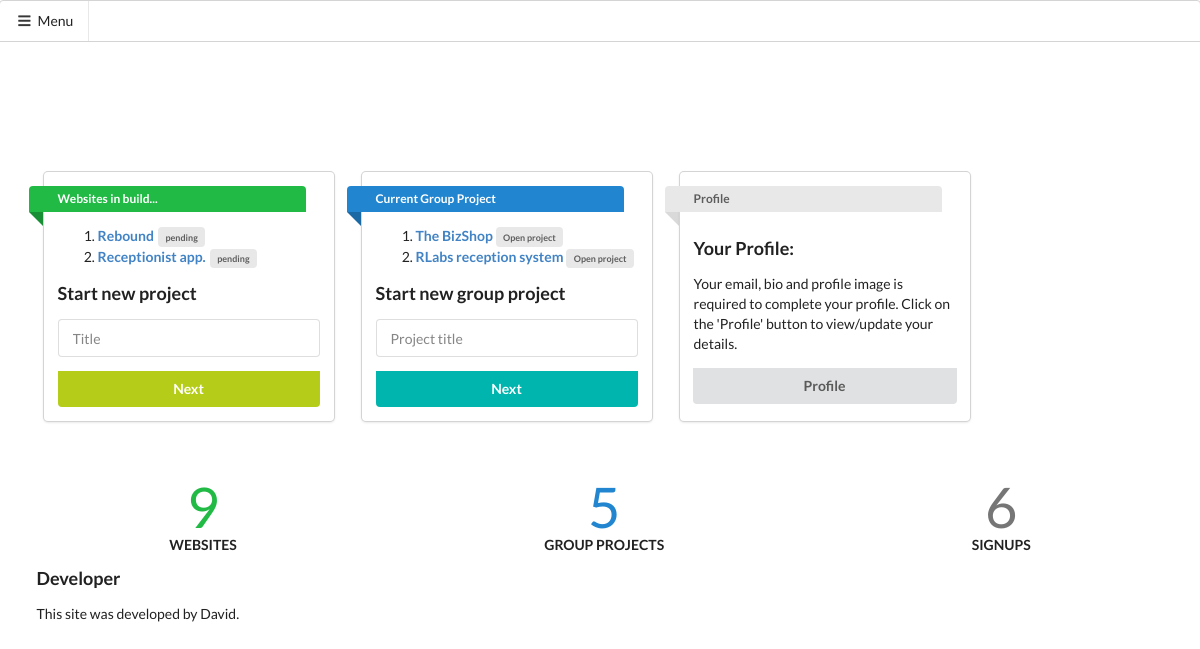
The page /home/ (signed in) on the database as committed earlier.
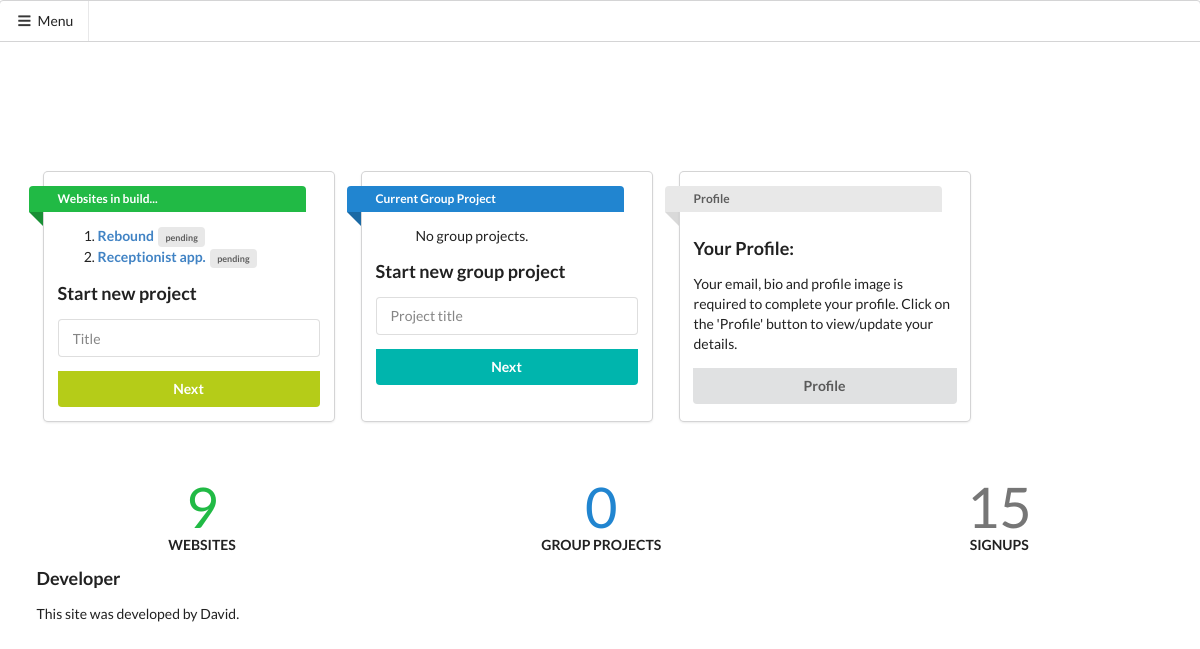
The same page on the database as committed later.
### dev_site01/models.py (models this page shows, shortened)
class Projects(models.Model):
	start_date = models.DateField()
	end_date = models.DateTimeField(blank=True,null=True)
	duration = models.CharField(max_length=50,null=True,blank=True)
	title = models.CharField(max_length=100)
	user = models.ForeignKey(User,on_delete=models.CASCADE)
	activities = models.ManyToManyField('List',blank=True)
	project_url = models.URLField(blank=True,null=True)
	complete = models.BooleanField(default=False)
	website_owner = models.CharField(max_length=70,null=True,blank=True)
	outstanding_requirements = models.CharField(max_length=200,null=True,blank=True)
	challenges = models.TextField(max_length=500,null=True,blank=True)

class Group_project(models.Model):
	project_title = models.CharField(max_length=90)
	lead = models.ForeignKey(User,on_delete=models.CASCADE,related_name="lead_of_project",null=True)
	collaborators = models.ManyToManyField('Collaborators',blank=True,
		related_name="collaborator_working_on_group_project")
	task = models.ManyToManyField('Task',blank=True,related_name="task_related_to_project")
	add_collaborator = models.CharField(max_length=80,null=True,blank=True)
	status = models.BooleanField(default=False)

### dev_site01/views.py (the view, shortened to what this page needs)
# urls.py: path('home/', views.project_home,name="project_home"),
def project_home(request):
	project = Group_project.objects.filter(lead=request.user)[0:2]
	projects = Projects.objects.filter(user=request.user,project_url=None).order_by('-id')[0:2]
	users  = User.objects.all().count()
	sites	= Projects.objects.all().count()
	groups = Group_project.objects.all().count()
	context = {
		"projects":projects,
		"project":project,
		"users":users,
		"sites":sites,
		"groups":groups,
		"form":ProjectForm(),
		"forms": Group_projectForm(),
	}
	form = ProjectForm(request.POST)
	if request.method == 'POST':
		forms = Group_projectForm(request.POST)
		if forms.is_valid():
			name = forms.save(commit=False)
			name.lead = request.user
			name.save()
			return redirect('user_select',id=name.id)
	else:
		return render(request,'project.html',context)

### dev_site01/forms.py
class ProjectForm(forms.ModelForm):
	class Meta():
		model = Projects
		fields = ('title',)

class Group_projectForm(forms.ModelForm):
	class Meta():
		model = Group_project
		fields = ('project_title',)

### dev_site01/templates/project.html (shortened to what this page needs)
{% extends 'base.html' %}
 {%block body%}
{% load bootstrap4 %}
<div class="ui container">
<section>
  <center><h1 class="text-center" style="margin-top: 1em;color: black;font-size: 58px;" id="title"> </h1></center>
</section>
<div class="row ui container" style="margin: 2em auto;">
<div class="col-md-5" style="margin: 4em auto;">
<div class="ui cards" >
<div class="card" style="padding: 1em;" >
  <a class="ui green ribbon label" data-title="Personal Projects:" data-content="Start and manage your own personal projects. Create short project goals and tick them off as you complete your website. Once the website is complete it will be added to your profile along with the url. Fill in the form on the left and off you go!" data-variation="wide">Websites in build...</a>
<ol>
  {% for p in projects %}
  <li ><p><a href="{% url 'activity' id=p.id %}" style="font-weight: 600;" class="text-capitalize text-monospace text-muted"> {{p.title}} <a class="ui label mini">pending</a></p></li>
  {% empty %}
   <p class="text-muted"> No projects pending.</p>
  {%endfor%}
</ol>
<form action="" method="post" class="ui form">
  <h3 class="text-center">Start new project</h3>
    <div class="field">
    <div class="ui input focus">
      <input type="text" name="title" maxlength="100" placeholder="Title" title="" required="" id="id_title">
    </div>
  </div>
    <button class="ui fluid olive button submit" style="border-top-left-radius: 0em!important;border-top-right-radius: 0em!important;">Next</button>
</form>
</div>
<div class="card" style="padding: 1em;" >
   <a class="ui blue ribbon label" data-title="Group projects:" data-content="Group projects are to help manage your team when working on a large or important project. Once you create a group project you can add your team members as collaborators and assign each team memeber to a specific task. Also once the task is complete it will be visible on the group project. Start by filling in the form on the right!" data-variation="wide">Current Group Project </a>
<ol>
  {% for pro in project %}
  <li><p><a href="{% url 'group-project' id=pro.id %}" style="font-weight: 600;" class="text-capitalize text-monospace text-muted"> {{pro.project_title}} <span class="ui label mini ">Open project</span></a></p></li>
  {% empty %}
   <p class="text-muted"> No group projects.</p>
  {%endfor%}
</ol>
<form action="" method="post" class="ui form">
  <h3 class="text-center">Start new group project</h3>
    <div class="field">
        <div class="ui input focus">
          <input type="text" name="project_title" maxlength="90" class="form-control" placeholder="Project title" title="" required="" id="id_project_title">
        </div>
    </div>
    <button type="submit" class="ui fluid teal button" style="border-top-left-radius: 0em!important;border-top-right-radius: 0em!important;">Next</button>
</form>
</div>
<div class="card" style="padding: 1em;">
   <a class="ui white ribbon label">Profile </a>
<h3>Your Profile:</h3>
<p>Your email, bio and profile image is required to complete your profile. Click on the 'Profile' button to view/update your details. </p>
  <a href="{% url 'profile' %}" class="ui button"> Profile</a>
</div>
</div>
</div>
<div class="ui statistics" >
  <div class="statistic green" style="margin:auto;">
    <div class="value ">
      {{sites}}
    </div>
    <div class="label">
      websites
    </div>
  </div>
  <div class="statistic blue" style="margin:auto;">
    <div class="value ">
      {{groups}}
    </div>
    <div class="label">
      Group Projects
    </div>
  </div>
  <div class="statistic grey" style="margin:auto;">
    <div class="value ">
      {{users}}
    </div>
    <div class="label">
      Signups
    </div>
  </div>
</div>
<h3>Developer</h3>
<p>This site was developed by David.</p>
</div>
</div>
</div>
    {%endblock%}

### dev_site01/templates/base.html (shortened to what this page needs)
<!doctype html>
<html lang="en">
  <head>
    <link rel="stylesheet" type="text/css" href="https://cdnjs.cloudflare.com/ajax/libs/semantic-ui/2.4.1/semantic.min.css">
    <link rel="stylesheet" href="https://use.fontawesome.com/releases/v5.8.2/css/all.css">
  </head>
<div class="ui top attached demo menu">
  <a class="item click">
    <i class="sidebar icon"></i> Menu
  </a>
</div>
<div class="ui bottom attached segment" style="border-radius: 0em!important;margin-bottom: 0em!important;">
    {%block body%}
    {%endblock%}
  </body>
</html>

### dev_site01/templates/project.html (style rules this page uses)
.card { margin:1em!important; }

Rows that differ between the two databases and show on the page:
removed Group_project: project_title "The BizShop"
removed Group_project: project_title "RLabs reception system"
Other text that changed with them:
{{ groups }}: "5" → "0"
{{ users }}: "6" → "15"
text now shown: "No group projects."
